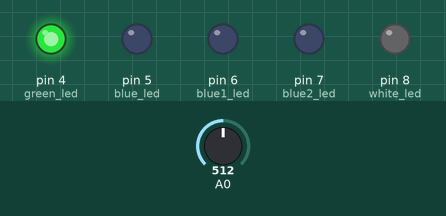
Bench run of a sketch on a simulated Arduino Uno, built with avr-gcc and run on an emulated ATmega328P. Parts: output pins drawn as LEDs (lit = HIGH). The inputs (shaded band) are chosen by the test bench; at power-on: A0 = 512.

Above: at 13.6 s.
13.7 s: A0 set to 0
At 21.3 s:
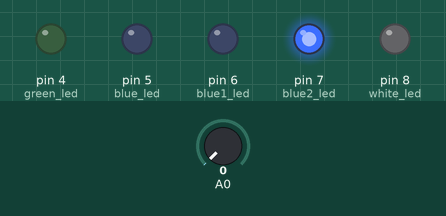
27.1 s: A0 set to 122
At 28.1 s:
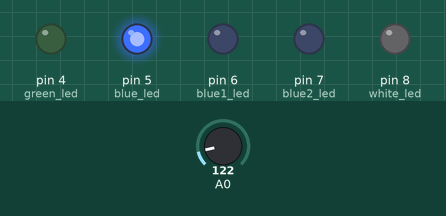
36.7 s: A0 set to 716
At 37.9 s:
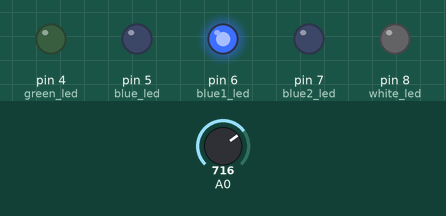
46.3 s: A0 set to 635
60.3 s: A0 set to 606
Timing chart, 0 to 70.9 s (numbered marks = the images above; inputs shaded):
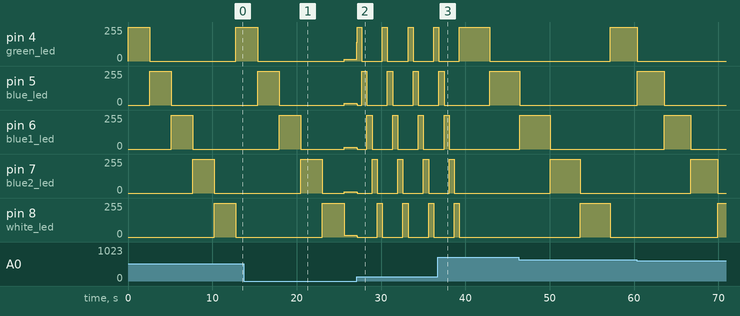

The sketch:

sketch_mar7b.ino
```cpp
int green_led = 4;
int blue_led = 5;
int blue1_led = 6;
int blue2_led = 7;
int white_led = 8;

void setup() {
  pinMode(green_led, OUTPUT);
  pinMode(blue_led, OUTPUT);
  pinMode(blue1_led, OUTPUT);
  pinMode(blue2_led, OUTPUT);
  pinMode(white_led, OUTPUT);
}

void loop() {
  int value = analogRead(A0);

  digitalWrite(green_led, HIGH);
  delay(value * 5);
  digitalWrite(green_led, LOW);

  digitalWrite(blue_led, HIGH);
  delay(value * 5);
  digitalWrite(blue_led, LOW);

  digitalWrite(blue1_led, HIGH);
  delay(value * 5);
  digitalWrite(blue1_led, LOW);

  digitalWrite(blue2_led, HIGH);
  delay(value * 5);
  digitalWrite(blue2_led, LOW);

  digitalWrite(white_led, HIGH);
  delay(value * 5);
  digitalWrite(white_led, LOW);
}
```

Measured:
- after the input at 27.1 s, pin 4 (green_led), pin 8 (white_led): alternates 255/255 for 0.61 s and 0/255 for 2.4 s, starting at once; pin 5 (blue_led), pin 6 (blue1_led): 13/255 → 6/255 at once, then repeats every 3.1 s: 255/255 0.61 s, 0/255 2.4 s; pin 7 (blue2_led): 11/255 → 5/255 at once, then repeats every 3.1 s: 255/255 0.61 s, 0/255 2.4 s
- after the input at 36.7 s, pin 6 (blue1_led): goes on until 38.1 s, then stays 0/255; pin 7 (blue2_led): goes on until 38.7 s, then stays 0/255; pin 8 (white_led): goes on until 39.3 s, then stays 0/255
